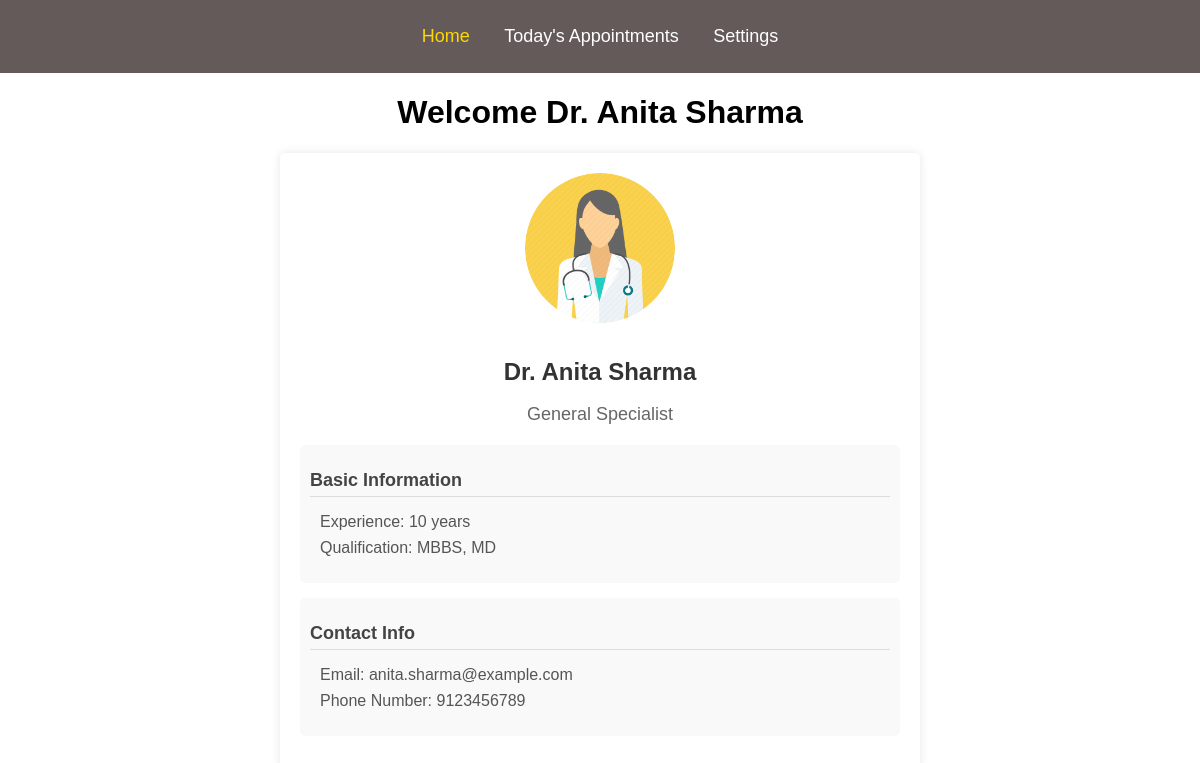
/doc-homepage/ (signed in), run on the app's committed database.
### Doctor/models.py (models this page shows)
class Doctor(models.Model):
    name = models.CharField(max_length=20)
    gender = models.CharField(max_length=6)
    qualification = models.CharField(max_length=30)
    speciality = models.CharField(max_length=20)
    experience = models.IntegerField()
    mobile = models.CharField(max_length=10)
    email = models.EmailField()
    password = models.CharField(max_length=8)

### Doctor/views.py (the view)
# urls.py: path('', views.load_doctor_homepage, name='DocHomePage'),
def load_doctor_homepage(request):
    doctor_id = request.session.get('doctor_id')
    if not doctor_id:
        return redirect('HomePage')
    doctor = Doctor.objects.get(id=doctor_id)
    return render(request, 'homepagedoc.html', {'doctor': doctor})

### templates/homepagedoc.html (shortened to what this page needs)
{% include 'headerdoc.html' %}
<h1 align="center">Welcome {{ doctor.name }}</h1>
    <div class="profile-card">
        <div class="profile-header">
            <img src="{% if doctor.gender == "Female" %}/static/images/female-doctor-icon.webp{% else %}/static/images/male-doctor-icon.webp{% endif %}" alt="Doctor Profile" class="profile-image">
            <h1 class="doctor-name">{{ doctor.name }}</h1>
            <p class="doctor-speciality">{{ doctor.speciality }} Specialist</p>
        </div>
        <div class="info-section">
            <h2>Basic Information</h2>
            <ul class="info-list">
                <li>Experience: {{ doctor.experience }} years</li>
                <li>Qualification: {{ doctor.qualification}}</li>
            </ul>
        </div>
        <div class="info-section">
            <h2>Contact Info</h2>
            <ul class="info-list">
                <li>Email: {{ doctor.email}}</li>
                <li>Phone Number: {{ doctor.mobile}}</li>
            </ul>
        </div>
    </div>

### static/css/homepagecss.css (style rules this page uses)
body { font-family: sans-serif; margin: 0; padding: 0; }

### templates/headerdoc.html (style rules this page uses)
body { font-family: Arial, sans-serif; margin: 0; padding: 0; }

### templates/homepagedoc.html (style rules this page uses)
.profile-card { width: 90%; max-width: 600px; margin: 20px auto; padding: 20px; box-shadow: 0 0 10px rgba(0,0,0,0.1); border-radius: 5px; }
.profile-header { text-align: center; margin-bottom: 20px; }
.profile-image { width: 150px; height: 150px; border-radius: 50%; margin-bottom: 15px; }
.doctor-name { color: #333; font-size: 24px; margin-bottom: 5px; }
.doctor-speciality { color: #666; font-size: 18px; margin-bottom: 10px; }
.info-section { margin: 15px 0; padding: 10px; background-color: #f9f9f9; border-radius: 5px; }
.info-section h2 { color: #444; font-size: 18px; margin-bottom: 10px; border-bottom: 1px solid #ddd; padding-bottom: 5px; }
.info-list { list-style: none; padding: 0 10px; }
.info-list li { margin: 8px 0; color: #555; }

### data on the page
Doctor: name "Dr. Anita Sharma", speciality "General", experience "10", qualification "MBBS, MD", email "anita.sharma@example.com", mobile "9123456789"
